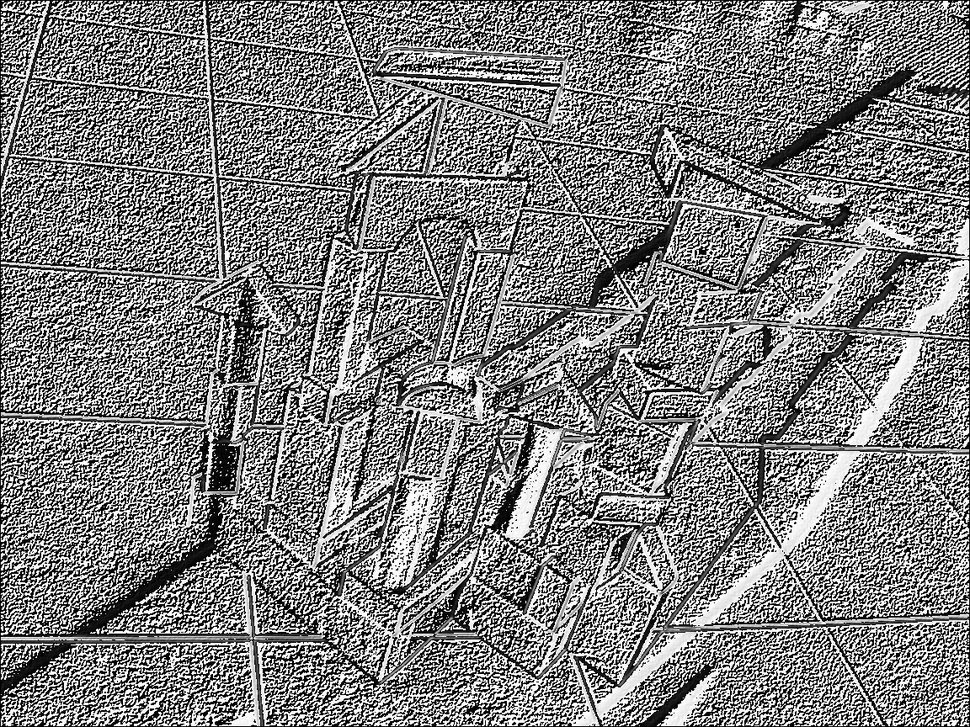
#> input picture primer/sobel/Gradient Magnitude.png, 970 x 727 px, shrunk from 1152 x 864 before the run
$ python -i sobel.py   (imports and definitions only)   (Python 2 division)   (older library calls are emulated)
#> lines starting #> are read from the running program, lines starting #| are printed output that depends on the picture
#> further down, picture is the input picture: shape (727, 970, 3); min 0, max 255, mean 129.1
import numpy as np
import cv2

from matplotlib import pyplot as plt
import math

import sys

# [3 lines not run here, left out]
input_image_file = sys.argv[1]

# Read image
# [1 line not run here, left out]

def execute_library_function(img):
	laplacian = cv2.Laplacian(img,cv2.CV_64F)
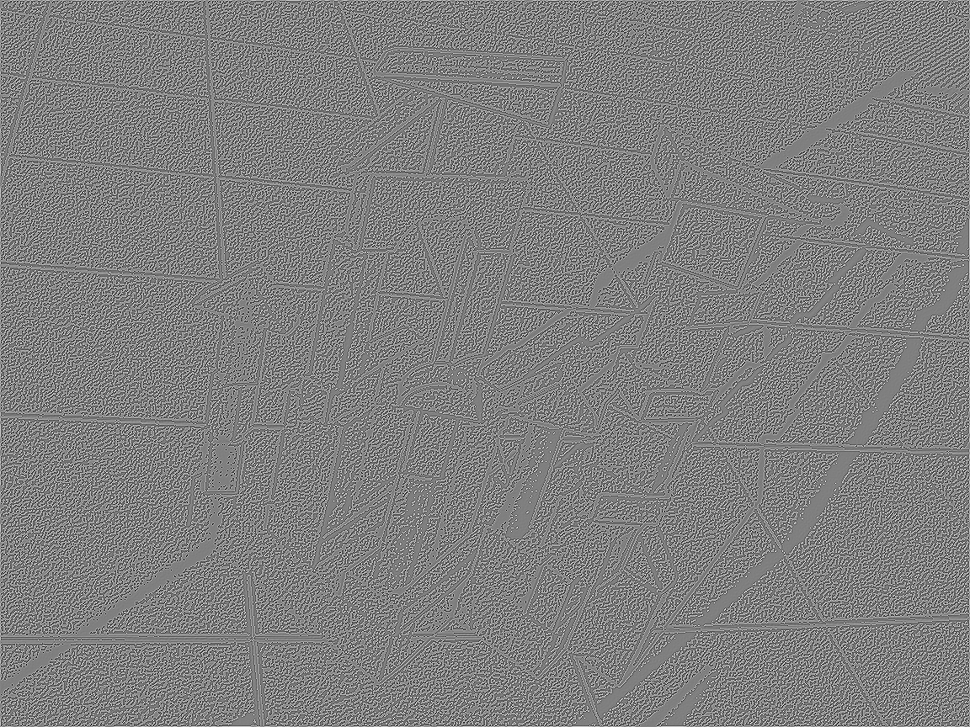
#> laplacian: shape (727, 970, 3) float64; min -901, max 897, mean 0.6; drawn with min black and max white
	sobelx = cv2.Sobel(img,cv2.CV_64F,1,0,ksize=5)
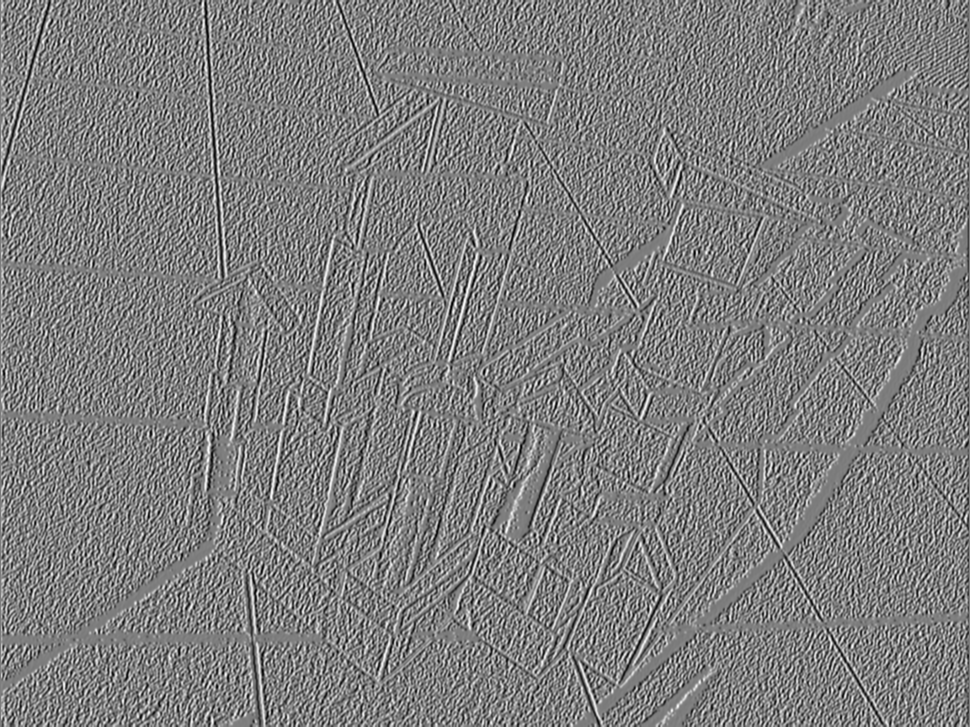
#> sobelx: shape (727, 970, 3) float64; min -11810, max 12017, mean 1.7; drawn with min black and max white
	cv2.imwrite("X_Gradient_library.png",sobelx)
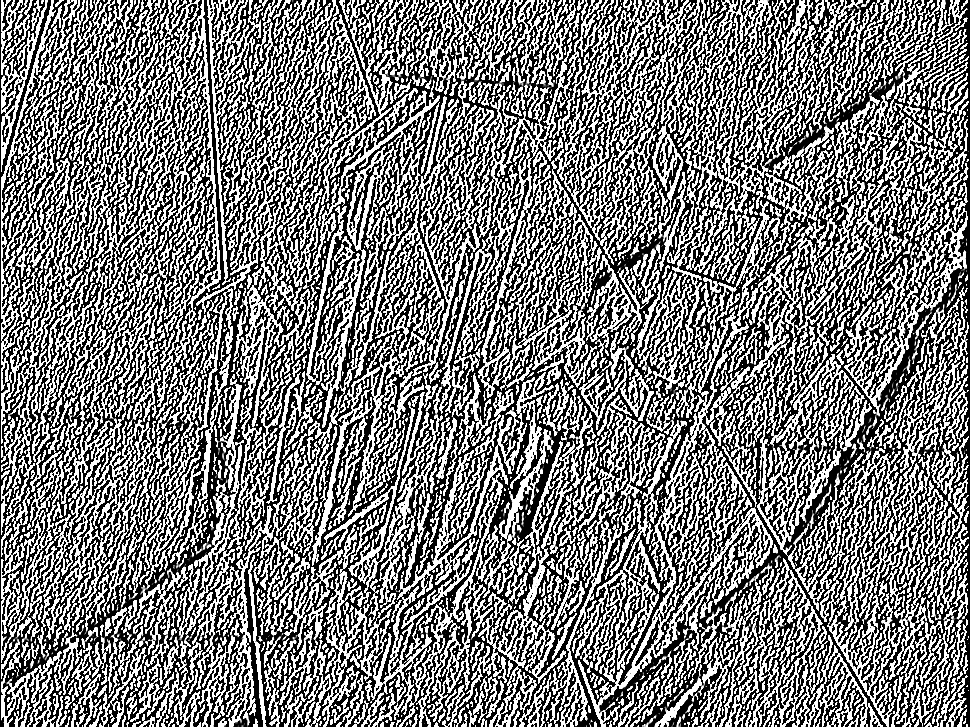
#> saved as X_Gradient_library.png: shape (727, 970, 3); min 0, max 255, mean 122.4
	sobely = cv2.Sobel(img,cv2.CV_64F,0,1,ksize=5)
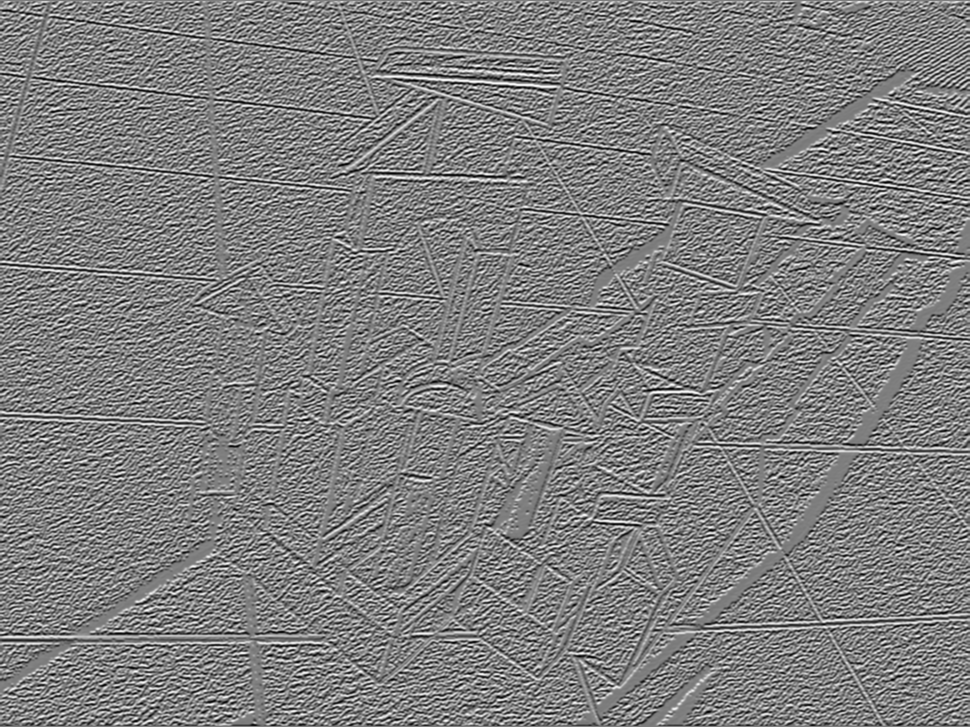
#> sobely: shape (727, 970, 3) float64; min -11889, max 11930, mean 0.9; drawn with min black and max white
	cv2.imwrite("Y_Gradient_library.png",sobely)
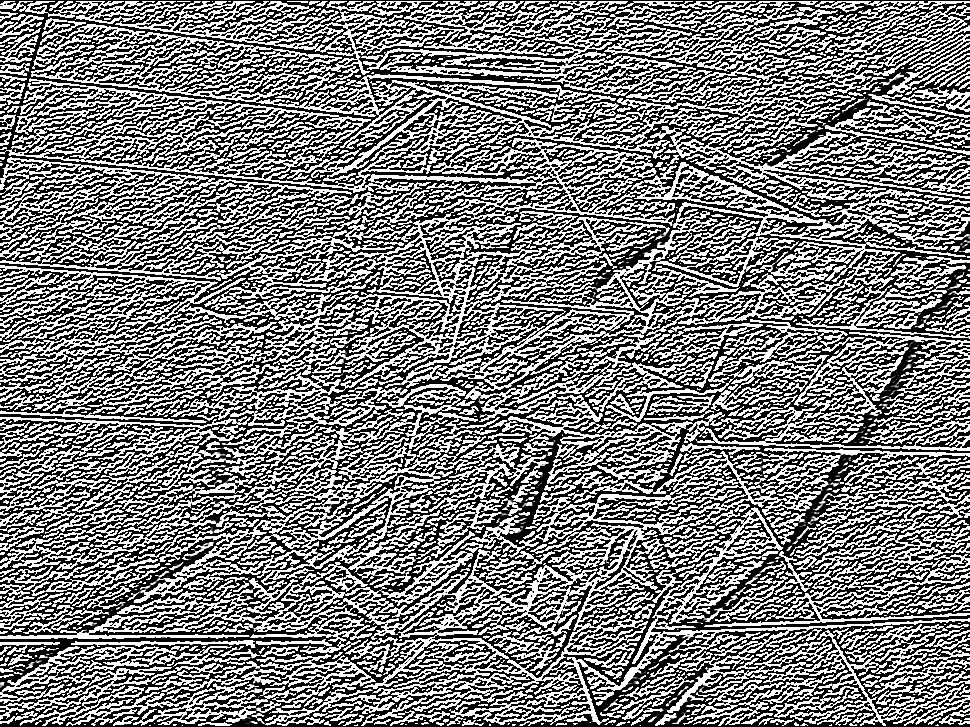
#> saved as Y_Gradient_library.png: shape (727, 970, 3); min 0, max 255, mean 123.4

	plt.subplot(2,2,1),plt.imshow(img,cmap = 'gray')
	plt.title('Original'), plt.xticks([]), plt.yticks([])
	plt.subplot(2,2,2),plt.imshow(laplacian,cmap = 'gray')
	plt.title('Laplacian'), plt.xticks([]), plt.yticks([])
	plt.subplot(2,2,3),plt.imshow(sobelx,cmap = 'gray')
	plt.title('Sobel X'), plt.xticks([]), plt.yticks([])
	plt.subplot(2,2,4),plt.imshow(sobely,cmap = 'gray')
	plt.title('Sobel Y'), plt.xticks([]), plt.yticks([])

	plt.show()
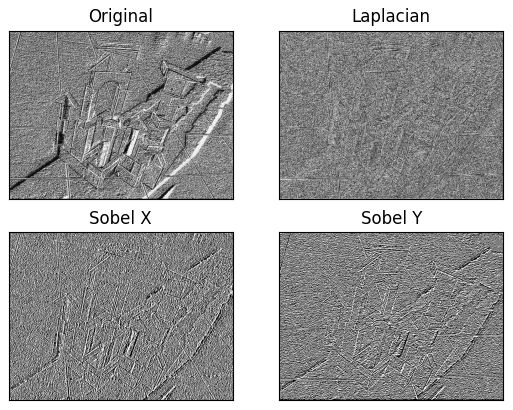
#> figure drawn by matplotlib, 4 panels

# [7 lines not run here, left out]


# [86 lines left out: functions sobel, convolve, threshold, gradmagnitude, not called in this run]

# [2 lines not run here, left out]

>>> import cv2
>>> picture = cv2.imread('Gradient Magnitude.png')
>>> result = execute_library_function(picture)

$ run again, on primer/sobel/gradient.png
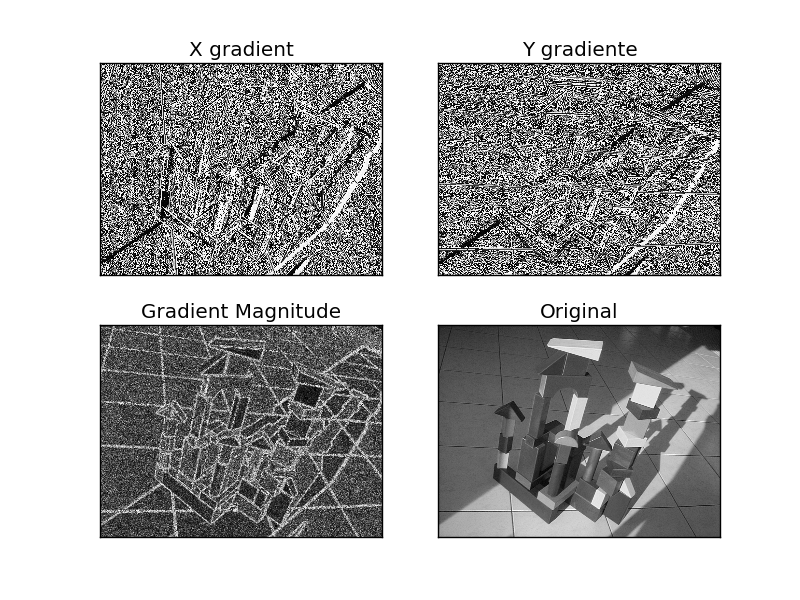
#> input picture primer/sobel/gradient.png, 800 x 600 px
#> picture is the input picture: shape (600, 800, 3); min 0, max 255, mean 180
#> in execute_library_function, `cv2.imwrite("Y_Gradient_library.png",sobely)`:
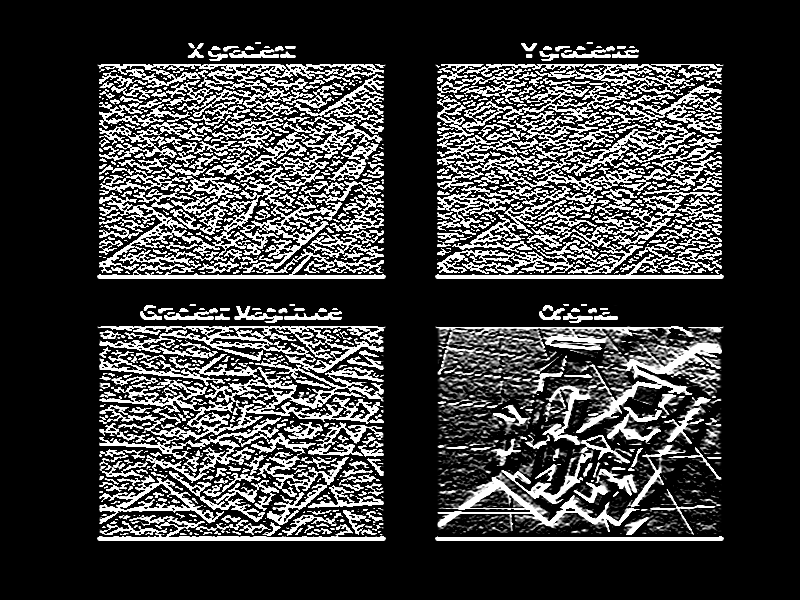
#> saved as Y_Gradient_library.png: shape (600, 800, 3); min 0, max 255, mean 59.9
#> in execute_library_function, `plt.show()`:
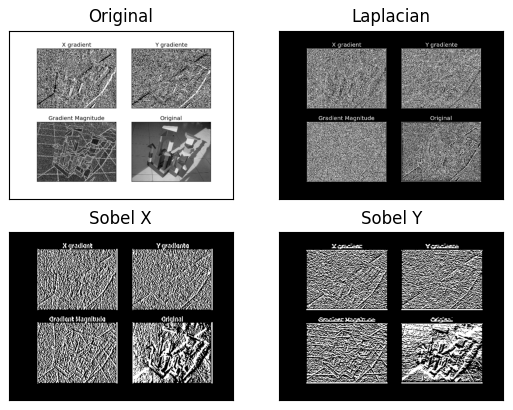
#> figure drawn by matplotlib, 4 panels
